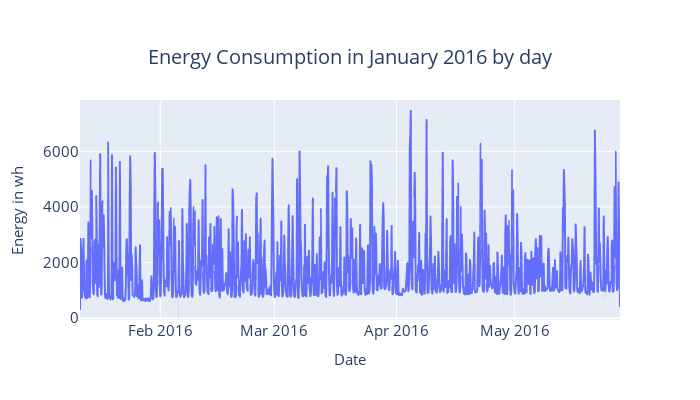

Notebook source saved alongside this figure:
### Code cell
df_energy_hourly = df_energy["energy"].resample("3h").sum()
fig = px.line(df_energy_hourly, y="energy", title="Energy Consumption in January 2016 by day")
fig = decorate_plot(fig, ylabel="Energy in wh", xlabel="Date")
fig.show()

### Figure 1 — Plotly figure (JSON) as saved in the notebook; plotly's stock layout.template omitted (floating-point values rounded to 4 significant figures; data arrays with more than 128 entries replaced by an {"elided": "..."} marker saying what was removed)
{"data": [{"hovertemplate": "date=%{x}<br>energy=%{y}<extra></extra>", "legendgroup": "", "line": {"color": "#636efa", "dash": "solid"}, "marker": {"symbol": "circle"}, "mode": "lines", "name": "", "showlegend": false, "type": "scattergl", "x": {"elided": "1098 str values"}, "xaxis": "x", "y": {"elided": "1098 int values"}, "yaxis": "y"}], "layout": {"autosize": false, "height": 400, "legend": {"font": {"size": 15}, "orientation": "h", "title": {}, "tracegroupgap": 0, "x": 1, "xanchor": "right", "y": 0.98, "yanchor": "bottom"}, "title": {"font": {"size": 20}, "text": "Energy Consumption in January 2016 by day", "x": 0.5, "xanchor": "center", "yanchor": "top"}, "width": 700, "xaxis": {"anchor": "y", "domain": [0, 1], "tickfont": {"size": 15}, "title": {"font": {"size": 15}, "text": "Date"}}, "yaxis": {"anchor": "x", "domain": [0, 1], "tickfont": {"size": 15}, "title": {"font": {"size": 15}, "text": "Energy in wh"}}}}
